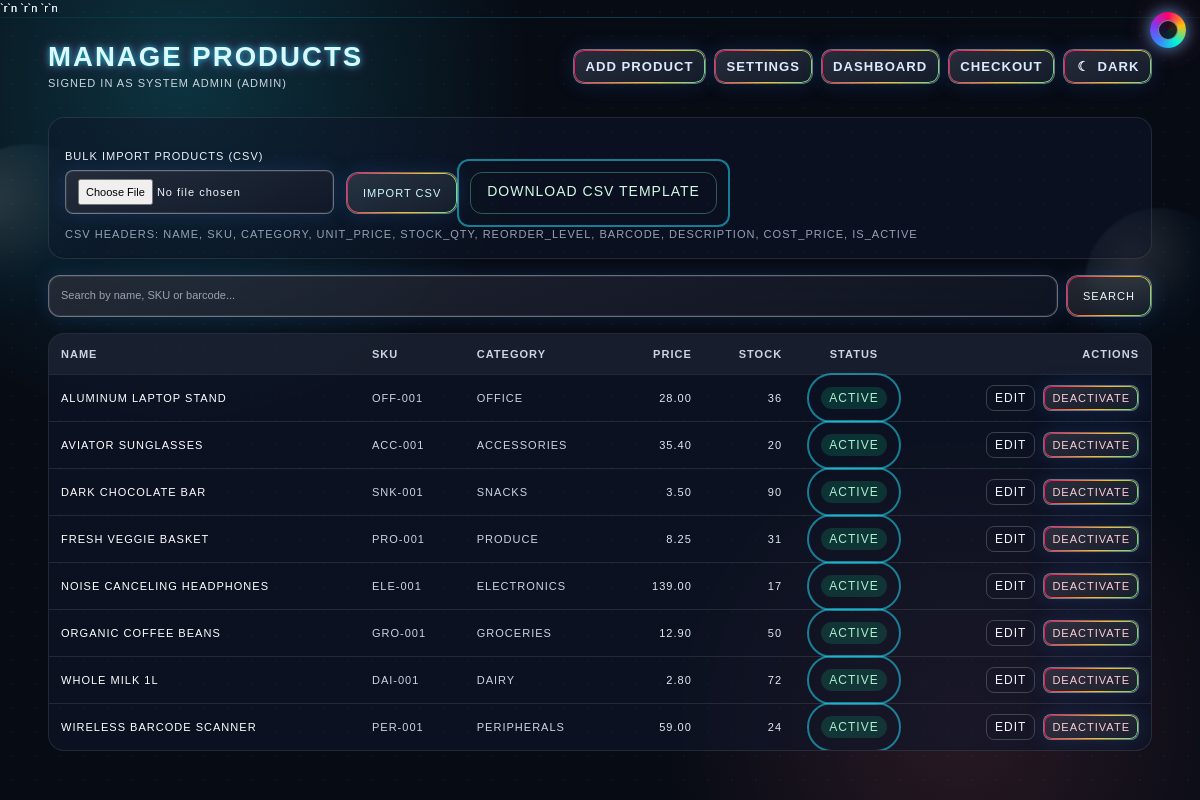
Screenshot of /manage_products.php (signed in) with the database file from the repository.
### tables this page shows
CREATE TABLE users (
  id BIGINT UNSIGNED NOT NULL AUTO_INCREMENT,
  full_name VARCHAR(120) NOT NULL,
  username VARCHAR(60) NOT NULL,
  email VARCHAR(190) NULL,
  password_hash VARCHAR(255) NOT NULL,
  role ENUM('admin', 'manager', 'cashier') NOT NULL DEFAULT 'cashier',
  is_active TINYINT(1) NOT NULL DEFAULT 1,
  created_at TIMESTAMP NOT NULL DEFAULT CURRENT_TIMESTAMP,
  updated_at TIMESTAMP NOT NULL DEFAULT CURRENT_TIMESTAMP ON UPDATE CURRENT_TIMESTAMP,
  PRIMARY KEY (id),
  UNIQUE KEY uq_users_username (username),
  UNIQUE KEY uq_users_email (email),
  KEY idx_users_role_active (role, is_active)
);

CREATE TABLE products (
  id BIGINT UNSIGNED NOT NULL AUTO_INCREMENT,
  category_id BIGINT UNSIGNED NOT NULL,
  sku VARCHAR(64) NOT NULL,
  barcode VARCHAR(64) NULL,
  name VARCHAR(180) NOT NULL,
  description TEXT NULL,
  unit_price DECIMAL(12,2) NOT NULL,
  cost_price DECIMAL(12,2) NULL,
  stock_qty INT NOT NULL DEFAULT 0,
  reorder_level INT NOT NULL DEFAULT 0,
  image_path VARCHAR(255) NULL,
  is_active TINYINT(1) NOT NULL DEFAULT 1,
  created_at TIMESTAMP NOT NULL DEFAULT CURRENT_TIMESTAMP,
  updated_at TIMESTAMP NOT NULL DEFAULT CURRENT_TIMESTAMP ON UPDATE CURRENT_TIMESTAMP,
  PRIMARY KEY (id),
  UNIQUE KEY uq_products_sku (sku),
  UNIQUE KEY uq_products_barcode (barcode),
  KEY idx_products_name (name),
  KEY idx_products_category_active (category_id, is_active),
  KEY idx_products_stock_qty (stock_qty),
  KEY idx_products_barcode_name (barcode, name),
  CONSTRAINT fk_products_category
    FOREIGN KEY (category_id) REFERENCES categories(id)
    ON UPDATE CASCADE
    ON DELETE RESTRICT,
  CONSTRAINT chk_products_unit_price_nonnegative CHECK (unit_price >= 0),
  CONSTRAINT chk_products_cost_price_nonnegative CHECK (cost_price IS NULL OR cost_price >= 0),
  CONSTRAINT chk_products_stock_nonnegative CHECK (stock_qty >= 0),
  CONSTRAINT chk_products_reorder_nonnegative CHECK (reorder_level >= 0)
);

CREATE TABLE categories (
  id BIGINT UNSIGNED NOT NULL AUTO_INCREMENT,
  name VARCHAR(100) NOT NULL,
  slug VARCHAR(120) NOT NULL,
  is_active TINYINT(1) NOT NULL DEFAULT 1,
  created_at TIMESTAMP NOT NULL DEFAULT CURRENT_TIMESTAMP,
  updated_at TIMESTAMP NOT NULL DEFAULT CURRENT_TIMESTAMP ON UPDATE CURRENT_TIMESTAMP,
  PRIMARY KEY (id),
  UNIQUE KEY uq_categories_name (name),
  UNIQUE KEY uq_categories_slug (slug),
  KEY idx_categories_active_name (is_active, name)
);

### app/bootstrap.php (called while the page is built, shortened)
<?php
spl_autoload_register(static function (string $class): void {
    $prefix = 'App\\';
    $baseDir = __DIR__ . '/';
    $relativeClass = substr($class, strlen($prefix));
    $file = $baseDir . str_replace('\\', '/', $relativeClass) . '.php';
});
function e(string $value): string
{
    return htmlspecialchars($value, ENT_QUOTES | ENT_SUBSTITUTE, 'UTF-8');
}

### app/Core/Auth.php (called while the page is built, shortened)
<?php
final class Auth
{
    public static function user(): ?array
    {
        $userId = (int) ($_SESSION['user_id'] ?? 0);
        $user = User::findById($userId);
        return $user;
    }
    public static function requirePageAuth(array $roles = []): array
    {
        $user = self::user();
        return $user;
    }
}

### app/Models/User.php (called while the page is built, shortened)
<?php
final class User
{
    public static function findById(int $id): ?array
    {
        $pdo = Database::connection();
        $statement = $pdo->prepare(
            'SELECT id, full_name, username, email, role, is_active
             FROM users
             WHERE id = :id
             LIMIT 1'
        );
        $statement->bindValue(':id', $id, PDO::PARAM_INT);
        $statement->execute();
        $user = $statement->fetch();
        return $user ?: null;
    }
}

### app/Repositories/ProductRepository.php (called while the page is built, shortened)
<?php
final class ProductRepository
{
    public function listAll(?string $query = null): array
    {
        $pdo = Database::getInstance()->getConnection();
        $sql = 'SELECT p.id, p.name, p.sku, p.unit_price, p.stock_qty, p.is_active, c.name AS category_name
                FROM products p
                INNER JOIN categories c ON c.id = p.category_id
                WHERE 1=1';
        $params = [];
        $sql .= ' ORDER BY p.name ASC LIMIT 300';
        $statement = $pdo->prepare($sql);
        $statement->execute();
        return $statement->fetchAll(PDO::FETCH_ASSOC);
    }
}

### app/Services/ProductService.php (called while the page is built, shortened)
<?php
final class ProductService
{
    public function listProducts(?string $query = null): array
    {
        return $this->products->listAll($query !== null ? trim($query) : null);
    }
}

### manage_products.php (the view, shortened to what this page needs)
<?php
require __DIR__ . '/app/bootstrap.php';
$currentUser = Auth::requirePageAuth(['admin']);
$service = new ProductService(new ProductRepository());
$query = trim((string) ($_GET['q'] ?? ''));
$products = $service->listProducts($query === '' ? null : $query);
?>
<!DOCTYPE html>
<html lang="en">
<head>
  <script src="assets/vendor/tailwindcss/tailwindcss.js"></script>
  <link rel="stylesheet" href="assets/css/ambient-layer.css" />
  <link rel="stylesheet" href="assets/css/y2k-global.css" />
</head>
<body class="ambient-medium min-h-screen text-slate-100 antialiased">
  <div class="matrix-grid" aria-hidden="true"></div>`r`n  <div class="scanner-line" aria-hidden="true"></div>`r`n  <div class="retro-orbs" aria-hidden="true">`r`n    <span class="orb orb-a"></span>`r`n    <span class="orb orb-b"></span>`r`n  </div>`r`n  <main id="mainContent" class="relative z-10 mx-auto max-w-6xl px-4 py-6 sm:px-6">
    <header class="mb-6 flex flex-wrap items-center justify-between gap-3">
      <div>
        <h1 class="text-2xl font-semibold">Manage Products</h1>
        <p class="text-sm text-slate-300">Signed in as <?= e((string) $currentUser['full_name']) ?> (admin)</p>
      </div>
      <div class="flex flex-wrap gap-2" aria-label="Manage products navigation">
        <a href="add_product.php" class="utility-link">Add Product</a>
        <a href="settings.php" class="utility-link">Settings</a>
        <a href="dashboard.php" class="utility-link">Dashboard</a>
        <a href="index.php" class="utility-link">Checkout</a>
        <button type="button" id="themeToggle" class="utility-link inline-flex items-center gap-1.5" aria-label="Toggle theme">
          <span id="themeToggleIcon" class="inline-block w-4 text-center" aria-hidden="true">&#9790;</span>
          <span id="themeToggleText">Dark</span>
        </button>
      </div>
    </header>
    <form method="post" enctype="multipart/form-data" class="mb-4 space-y-3 rounded-2xl border border-white/10 bg-slate-900/50 p-4">
      <div class="flex flex-wrap items-end gap-3">
        <label class="block text-sm">Bulk Import Products (CSV)
          <input type="file" name="products_csv" accept=".csv,text/csv" required class="mt-1 block w-full rounded-lg border border-white/15 bg-slate-950/60 px-3 py-2 text-sm" />
        </label>
        <button class="min-h-[42px] rounded-xl border border-cyan-300/35 px-4 py-2 text-sm text-cyan-100 hover:bg-cyan-500/15">Import CSV</button>
        <a href="manage_products.php?template=products_csv" class="min-h-[42px] rounded-xl border border-emerald-300/35 px-4 py-2 text-sm text-emerald-100 hover:bg-emerald-500/15">Download CSV Template</a>
      </div>
      <p class="text-xs text-slate-400">CSV headers: name, sku, category, unit_price, stock_qty, reorder_level, barcode, description, cost_price, is_active</p>
    </form>
    <form method="get" class="mb-4 flex gap-2">
      <input
        type="search"
        name="q"
        value="<?= e($query) ?>"
        placeholder="Search by name, SKU or barcode..."
        class="w-full rounded-xl border border-white/15 bg-slate-950/60 px-3 py-2 outline-none focus:border-cyan-300"
      />
      <button class="min-h-[42px] rounded-xl border border-white/20 px-4 py-2 text-sm hover:bg-white/10">Search</button>
    </form>
    <section class="overflow-x-auto rounded-2xl border border-white/10 bg-slate-900/60">
      <table class="min-w-full text-sm">
        <thead class="bg-white/5 text-slate-300">
          <tr>
            <th class="px-3 py-2.5 text-left">Name</th>
            <th class="px-3 py-2.5 text-left">SKU</th>
            <th class="px-3 py-2.5 text-left">Category</th>
            <th class="px-3 py-2.5 text-right">Price</th>
            <th class="px-3 py-2.5 text-right">Stock</th>
            <th class="px-3 py-2.5 text-center">Status</th>
            <th class="px-3 py-2.5 text-right">Actions</th>
          </tr>
        </thead>
        <tbody>
          <?php if ($products === []): ?>
            <tr>
              <td class="px-3 py-3 text-slate-300" colspan="7">No products found.</td>
            </tr>
          <?php else: ?>
            <?php foreach ($products as $product): ?>
              <?php $active = (int) $product['is_active'] === 1; ?>
              <tr class="border-t border-white/10">
                <td class="px-3 py-2.5 text-white"><?= e((string) $product['name']) ?></td>
                <td class="px-3 py-2.5 text-slate-300"><?= e((string) $product['sku']) ?></td>
                <td class="px-3 py-2.5 text-slate-300"><?= e((string) $product['category_name']) ?></td>
                <td class="px-3 py-2.5 text-right text-slate-200"><?= number_format((float) $product['unit_price'], 2) ?></td>
                <td class="px-3 py-2.5 text-right text-slate-200"><?= (int) $product['stock_qty'] ?></td>
                <td class="px-3 py-2.5 text-center">
                  <span class="rounded-full px-2 py-1 text-xs <?= $active ? 'bg-emerald-500/20 text-emerald-200' : 'bg-slate-500/25 text-slate-300' ?>">
                    <?= $active ? 'Active' : 'Inactive' ?>
                  </span>
                </td>
                <td class="px-3 py-2.5">
                  <div class="flex justify-end gap-2">
                    <a href="edit_product.php?id=<?= (int) $product['id'] ?>" class="rounded-lg border border-white/20 px-2 py-1 text-xs hover:bg-white/10">Edit</a>
                    <form method="post" class="inline">
                      <?php if ($active): ?>
                        <button class="rounded-lg border border-rose-300/35 px-2 py-1 text-xs text-rose-200 hover:bg-rose-500/15">Deactivate</button>
                      <?php else: ?>
                        <input type="hidden" name="action" value="activate" />
                        <button class="rounded-lg border border-emerald-300/35 px-2 py-1 text-xs text-emerald-200 hover:bg-emerald-500/15">Activate</button>
                      <?php endif; ?>
                    </form>
                  </div>
                </td>
              </tr>
            <?php endforeach; ?>
          <?php endif; ?>
        </tbody>
      </table>
    </section>
  </main>
  </body>
</html>

### assets/css/ambient-layer.css (style rules this page uses)
.matrix-grid { position: fixed; inset: 0; pointer-events: none; z-index: 0; background-image: radial-gradient(circle, rgba(125, 211, 252, 0.24) 1px, transparent 1.2px); background-size: 24px 24px; opacity: 0.22; animation: matrixDrift 18s linear infinite; }
.scanner-line { position: fixed; left: -20%; width: 140%; height: 1px; pointer-events: none; z-index: 0; opacity: 0.28; background: linear-gradient(90deg, transparent, rgba(34, 211, 238, 0.9), transparent); box-shadow: 0 0 12px rgba(34, 211, 238, 0.4); animation: scannerSweep 12s linear infinite; }
.retro-orbs { position: fixed; inset: 0; pointer-events: none; z-index: 0; overflow: hidden; }
.orb { position: absolute; border-radius: 999px; filter: blur(1px); opacity: 0.18; background: radial-gradient(circle at 30% 30%, rgba(255, 255, 255, 0.72), rgba(56, 189, 248, 0.2) 45%, transparent 72%); animation: orbFloat 20s ease-in-out infinite; }
.orb.orb-a { width: 180px; height: 180px; left: -60px; top: 18%; }
.orb.orb-b { width: 150px; height: 150px; right: -35px; top: 26%; animation-duration: 24s; animation-delay: -6s; }
.utility-link { border-radius: 0.65rem !important; padding: 0.42rem 0.72rem !important; font-size: 0.82rem !important; font-weight: 600; letter-spacing: 0.01em; transition: background-color 170ms ease, border-color 170ms ease, transform 140ms ease; }
#themeToggle .inline-block { min-width: 1rem; text-align: center; }

### assets/css/y2k-global.css (style rules this page uses)
:root { --y2k-rainbow: linear-gradient(120deg, #ff006e, #ffbe0b, #00f5d4, #3a86ff, #8338ec, #ff006e); --y2k-neon-cyan: #00f5ff; --y2k-neon-pink: #ff45da; --y2k-chrome-1: rgba(255, 255, 255, 0.92); --y2k-chrome-2: rgba(203, 213, 225, 0.56); --y2k-border: rgba(255, 255, 255, 0.36); }
body.y2k-global { font-family: 'Arial Black', Arial, sans-serif !important; font-weight: 400; }
body.y2k-global h1, body.y2k-global h2, body.y2k-global h3, body.y2k-global h4, body.y2k-global h5, body.y2k-global h6, body.y2k-global p, body.y2k-global a, body.y2k-global button, body.y2k-global label, body.y2k-global th, body.y2k-global td, body.y2k-global span, body.y2k-global li, body.y2k-global .utility-link { text-transform: uppercase; letter-spacing: 1px; }
body.y2k-global h1, body.y2k-global h2, body.y2k-global h3 { font-weight: 900; letter-spacing: 2px; }
body.y2k-global h1 { font-size: clamp(22px, 2.3vw, 36px); }
body.y2k-global, body.y2k-global p, body.y2k-global td, body.y2k-global th, body.y2k-global label, body.y2k-global input, body.y2k-global select, body.y2k-global textarea, body.y2k-global button { font-size: clamp(11px, 0.92vw, 15px); }
body.y2k-global .glass, body.y2k-global .receipt, body.y2k-global .utility-link, body.y2k-global button, body.y2k-global input, body.y2k-global select, body.y2k-global textarea { position: relative; border: 1px solid var(--y2k-border) !important; background-image: linear-gradient(160deg, rgba(255, 255, 255, 0.12), rgba(148, 163, 184, 0.08)); box-shadow: 0 0 0 1px rgba(255, 255, 255, 0.08) inset, 0 0 20px rgba(59, 130, 246, 0.18); -webkit-backdrop-filter: blur(10px); backdrop-filter: blur(10px); }
body.y2k-global .glass::before, body.y2k-global .receipt::before, body.y2k-global .utility-link::before, body.y2k-global button::before { content: ''; position: absolute; inset: 0; border-radius: inherit; padding: 1px; background: var(--y2k-rainbow); background-size: 300% 300%; animation: borderShift 4s linear infinite; -webkit-mask: linear-gradient(#fff 0 0) content-box, linear-gradient(#fff 0 0); mask: linear-gradient(#fff 0 0) content-box, linear-gradient(#fff 0 0); -webkit-mask-composite: xor; mask-composite: exclude; pointer-events: none; }
body.y2k-global .y2k-neon, body.y2k-global h1, body.y2k-global h2 { color: #d9f9ff; text-shadow: 0 0 6px rgba(0, 245, 255, 0.7), 0 0 14px rgba(255, 69, 218, 0.42); animation: neonPulse 2s ease-in-out infinite; }
body.y2k-global .success-portal { position: relative; isolation: isolate; }
body.y2k-global .success-portal::after { content: ''; position: absolute; inset: -14px; border-radius: inherit; border: 2px solid rgba(34, 211, 238, 0.56); animation: portalExpand 1.5s ease-out infinite; pointer-events: none; }

### rows the page displays
users: full_name "SYSTEM ADMIN"
products: name "ALUMINUM LAPTOP STAND", sku "OFF-001", category.name "OFFICE", unit_price "28.00", stock_qty "36", is_active "ACTIVE"
products: name "AVIATOR SUNGLASSES", sku "ACC-001", category.name "ACCESSORIES", unit_price "35.40", stock_qty "20", is_active "ACTIVE"
products: name "DARK CHOCOLATE BAR", sku "SNK-001", category.name "SNACKS", unit_price "3.50", stock_qty "90", is_active "ACTIVE"
products: name "FRESH VEGGIE BASKET", sku "PRO-001", category.name "PRODUCE", unit_price "8.25", stock_qty "31", is_active "ACTIVE"
products: name "NOISE CANCELING HEADPHONES", sku "ELE-001", category.name "ELECTRONICS", unit_price "139.00", stock_qty "17", is_active "ACTIVE"
products: name "ORGANIC COFFEE BEANS", sku "GRO-001", category.name "GROCERIES", unit_price "12.90", stock_qty "50", is_active "ACTIVE"
products: name "WHOLE MILK 1L", sku "DAI-001", category.name "DAIRY", unit_price "2.80", stock_qty "72", is_active "ACTIVE"
products: name "WIRELESS BARCODE SCANNER", sku "PER-001", category.name "PERIPHERALS", unit_price "59.00", stock_qty "24", is_active "ACTIVE"
